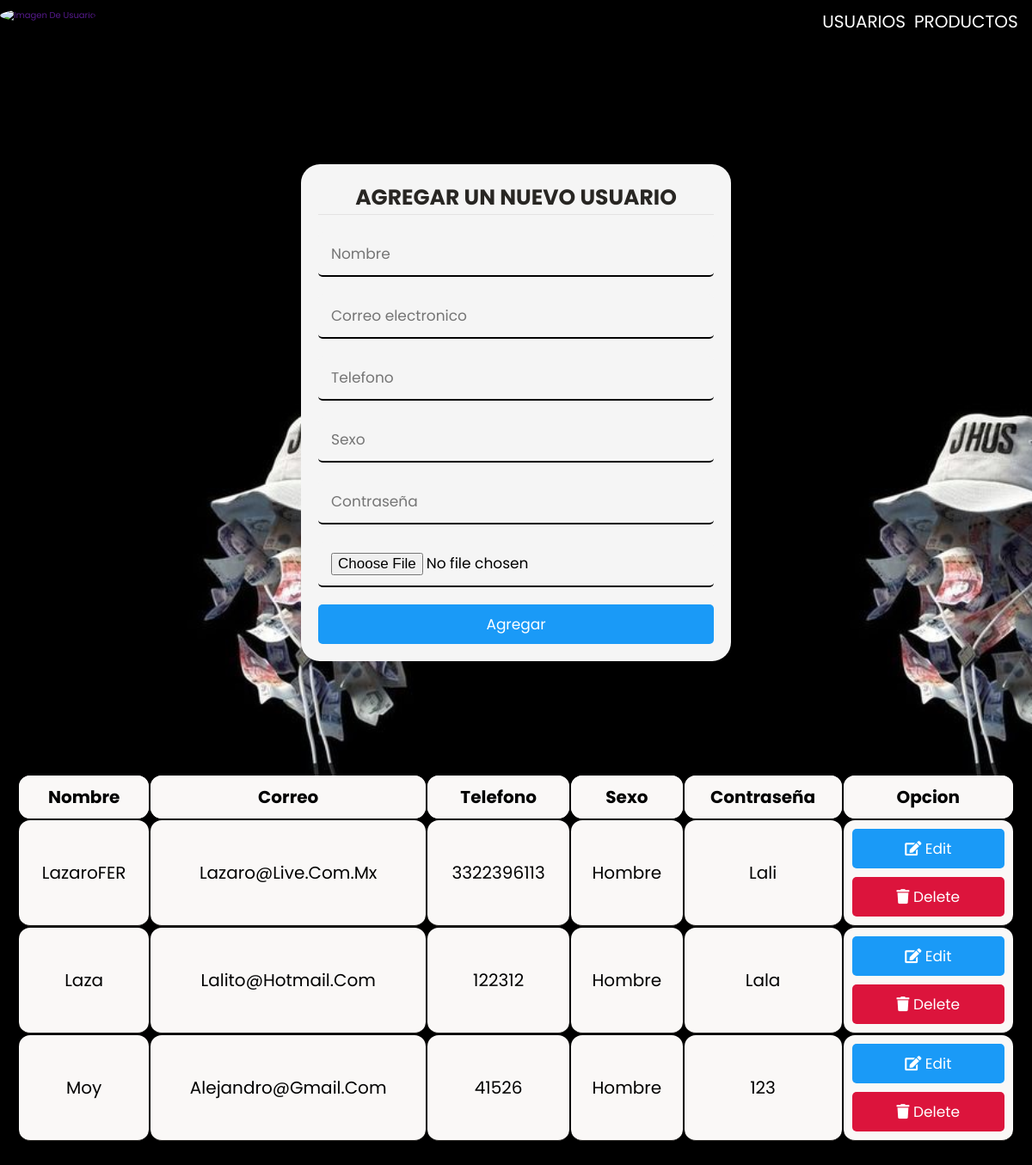
Page /admin_page_users.php on the committed database.
### tables this page shows
CREATE TABLE `user` (
  `id` int(255) NOT NULL,
  `nombre` varchar(30) NOT NULL,
  `email` varchar(30) NOT NULL,
  `telefono` varchar(12) NOT NULL,
  `sexo` varchar(10) NOT NULL,
  `contrasenia` varchar(15) NOT NULL
);

### admin_page_users.php (the view, shortened to what this page needs)
<?php
@include 'connect.php';
?>
<!DOCTYPE html>
<html lang="en">
<head>
   <link rel="stylesheet" href="https://cdnjs.cloudflare.com/ajax/libs/font-awesome/5.15.4/css/all.min.css">
   <link rel="stylesheet" href="estilo.css">
</head>
<body>
<header>
            <nav>
                <a href="" id="user-photo">
                    <img class="photo" src="https://lh3.googleusercontent.com/ogw/AOh-ky0afdFxgNoIFcM6Hi1X7jFZmIC021gw-YVGr9W716Y=s32-c-mo"  alt="Imagen de usuario">
                </a>
                <ul class="nav-right-section">
                    <li>
                        <a href="admin_page_users.php">USUARIOS
                        </a>
                    </li>
                    <li>
                        <a href="admin_page.php">PRODUCTOS</a>
                    </li>
                </ul>
            </nav>
    </header>
<div class="container">
   <div class="admin-product-form-container centered">
      <form action="<?php $_SERVER['PHP_SELF'] ?>" method="post" enctype="multipart/form-data">
         <h3>Agregar un nuevo Usuario</h3>
         <input type="text" placeholder="Nombre" name="nombre" class="box">
         <input type="email" placeholder="Correo electronico" name="correo" class="box">
         <input type="text" placeholder="Telefono" name="telefono" class="box">
         <input type="text" placeholder="Sexo" name="sexo" class="box">
         <input type="text" placeholder="Contraseña" name="contrasenia" class="box">
         <input type="file" accept="image/png, image/jpeg, image/jpg" name="user_image" class="box">
         <input type="submit" class="btn" name="add_user" value="Agregar">
      </form>
   </div>
   <?php
   $select = mysqli_query($conn, "SELECT * FROM user");
   ?>
   <div class="product-display">
      <table class="product-display-table">
         <thead>
         <tr>
            <th>Nombre</th>
            <th>Correo</th>
            <th>Telefono</th>
            <th>Sexo</th>
            <th>Contraseña</th>
            <th>Opcion</th>
         </tr>
         </thead>
         <?php while($row = mysqli_fetch_assoc($select)){ ?>
         <tr>
            <td><?php echo $row['nombre']; ?></td>
            <td><?php echo $row['email']; ?></td>
            <td><?php echo $row['telefono']; ?></td>
            <td><?php echo $row['sexo']; ?></td>
            <td><?php echo $row['contrasenia']; ?></td>
            <td>
               <a href="admin_update_users.php?edit=<?php echo $row['id']; ?>" class="btn"> <i class="fas fa-edit"></i> edit </a>
               <a href="admin_page_users.php?delete=<?php echo $row['id']; ?>" class="btn"> <i class="fas fa-trash"></i> delete </a>
            </td>
         </tr>
      <?php } ?>
      </table>
   </div>
</div>
</body>
</html>

### estilo.css (style rules this page uses)
:root { --bitcoin-orange: #F7931A; --soft-orange: #FFE9D5; --secondary-blue: #1A9AF7; --soft-blue: #E7F5FF; --warm-black: #201E1C; --black: #282623; --grey: #BABABA; --off-white:#FAF8F7; --just-white:#FFFFFF; --box-shadow:0 .5rem 1rem rgba(0,0,0,.1); --border:.1rem solid var(--black); }
* { font-family: 'Poppins', sans-serif; margin:0; padding:0; box-sizing: border-box; outline: none; border:none; text-decoration: none; text-transform: capitalize; }
body { background-image: url('images/wallpaper2.jpg'); background-size: contain ; background-repeat: repeat ; background-attachment: fixed; }
html { font-size: 62.5%; overflow-x: hidden; }
header { width: 100%; height: 60px; }
header nav { display: flex; justify-content: space-between; }
header nav a img { border-radius: 50%; margin-top: 10px; }
header nav ul { padding: 10px; display: flex; flex-direction: row; justify-content: right; }
header nav .nav-right-section { width: 250px; height: auto; display: flex; list-style: none; justify-content: center; align-items: center; flex-direction: row; }
nav .nav-right-section a { font-size: 20px; margin-right: 10px; color: white; }
.btn { display: block; width: 100%; cursor: pointer; border-radius: .5rem; margin-top: 1rem; font-size: 1.7rem; padding:1rem 3rem; background: var(--secondary-blue); color:var(--just-white); text-align: center; }
.container { max-width: 1200px; padding:2rem; margin:0 auto; }
.admin-product-form-container.centered { display: flex; align-items: center; justify-content: flex-start; min-height: 100vh; }
.admin-product-form-container form { max-width: 50rem; margin:0 auto; padding:2rem; border-radius: 2.2rem; background: whitesmoke; }
.admin-product-form-container form h3 { text-transform: uppercase; color:var(--black); margin-bottom: 1rem; border-bottom: 1px solid rgb(228, 227, 227); text-align: center; font-size: 2.5rem; }
.admin-product-form-container form .box { width: 100%; border-radius: .5rem; padding:1.2rem 1.5rem; font-size: 1.7rem; margin:1rem 0; background: whitesmoke; border-bottom: 2px solid black; text-transform: none; }
.product-display { margin:2rem 0; }
.product-display .product-display-table { width: 100%; text-align: center; border-radius: 2.3rem; }
.product-display .product-display-table thead { background: whitesmoke; }
.product-display .product-display-table th { padding:1rem; font-size: 2rem; background: var(--off-white); border-radius: 1.3rem; }
.product-display .product-display-table td { padding:1rem; font-size: 2rem; border-bottom: var(--border); background: var(--off-white); border-radius: 1.3rem; }
.product-display .product-display-table .btn:first-child { margin-top: 0; }
.product-display .product-display-table .btn:last-child { background: crimson; }

### rows in the picture
user: nombre "LazaroFER", email "Lazaro@live.com.mx", telefono "3322396113", sexo "Hombre", contrasenia "Lali"
user: nombre "Laza", email "Lalito@hotmail.com", telefono "122312", sexo "Hombre", contrasenia "Lala"
user: nombre "Moy", email "Alejandro@gmail.com", telefono "41526", sexo "Hombre", contrasenia "123"
